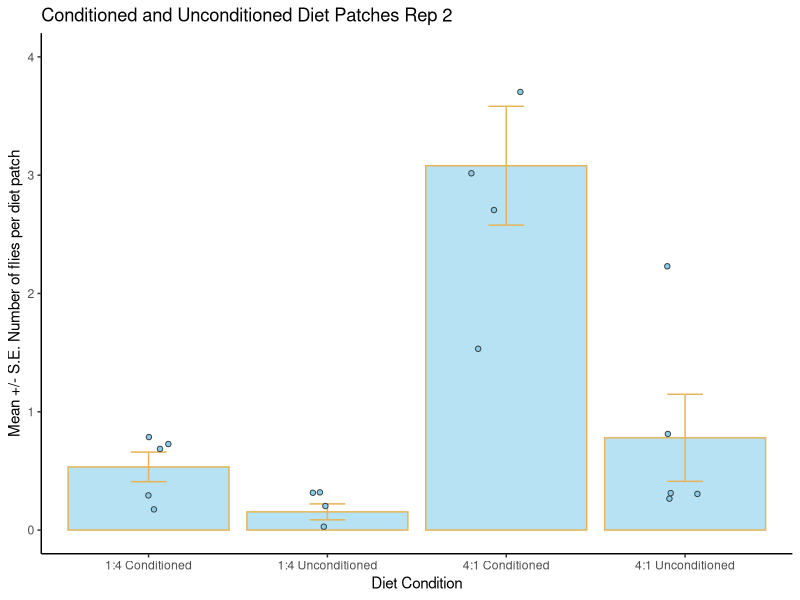

Recreate this plot in R.
#### INSTALL PACKAGES 
library(tidyverse)  
library(readxl)
library(patchwork)

#### CALCULATING THE MEAN AVERAGE 

## Import Data
conditioned_and_unconditioned_diets_2 <- read_excel("data/male_conditionedandunconditioned_rep2_mean.xlsx")

## Making the data long 
conditioned_and_unconditioned_diets_2_long <- conditioned_and_unconditioned_diets_2 %>% 
  pivot_longer(cols = ("4:1 Conditioned":"1:4 Unconditioned"), names_to = "diet", values_to = "fly_numbers")



## Summarising the data; mean, sd, se
conditioned_and_unconditioned_diets_2_summary <- conditioned_and_unconditioned_diets_2_long   %>%  
  group_by(diet) %>% 
  summarise(mean = mean(fly_numbers),
            sd = sd(fly_numbers),
            n = n(),
            se = sd/sqrt(n))


## Visualising the mean average with a bar plot
# creating a boxplot with the data that has been summarised
conditioned_and_unconditioned_diets_2_plot <- conditioned_and_unconditioned_diets_2_summary %>% 
  ggplot(aes(x = diet, y = mean))+
  geom_bar(stat = "identity",
           fill = "skyblue",
           colour = "#E5B457",
           alpha = 0.6)+
  geom_errorbar(aes(ymin = mean-se, ymax = mean+se), 
                colour = "#E5B457",
                width = 0.2)+
  geom_jitter(data = conditioned_and_unconditioned_diets_2_long,
              aes(x = diet,
                  y = fly_numbers),
              fill = "skyblue",
              colour = "#3a3c3d",
              width = 0.2,
              shape = 21)+
  ylim(0.0, 4.0)+
  labs(x = "Diet Condition",
       y = "Mean +/- S.E. Number of flies per diet patch",
       title = "Conditioned and Unconditioned Diet Patches Rep 2")+
  theme_classic() 

ggsave("plots/conditioned_and_unconditioned_diets_2_plot.png", dpi=300)

